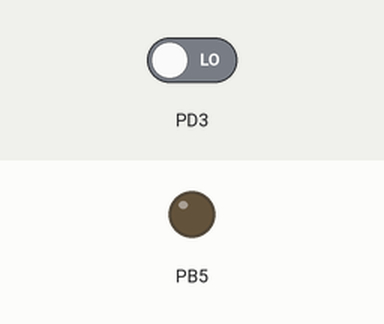
A program run on a simulated ATmega328P, built with avr-gcc and emulated at 16 MHz. Parts: output pins drawn as LEDs (lit = HIGH). Inputs (shaded band) come from the test bench; at power-on: PD3 LOW.

Above: at 1.2 s.
1.3 s: PD3 driven HIGH
At 1.7 s:
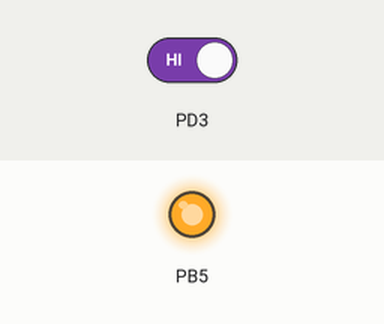
2.8 s: PD3 driven LOW
At 4.1 s:
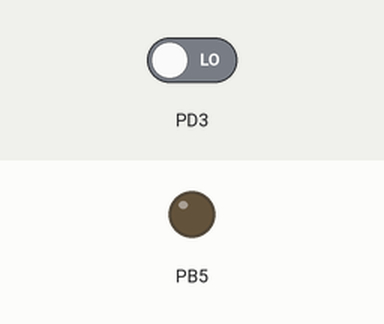
Timing chart, 0 to 5.8 s (numbered marks = the images above; inputs shaded):
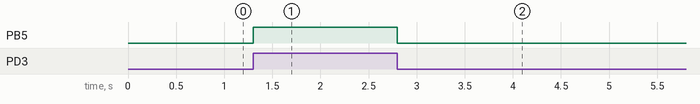

Measured:
- after the input at 1.3 s, PB5: LOW → HIGH at once
- after the input at 2.8 s, PB5: HIGH → LOW at once

The program:

main.cpp
```cpp
#include <avr/io.h>
#define F_CPU 16000000UL

int main(void)
{
	/* Configure PORTD pin 3 as input */
	DDRD &= 0b11110111; // Clear bit 3 of DDRD to make it input (1 -> 0)

	/* Configure PORTB pin 5 as output (Arduino pin 13) */
	DDRB |= 0b00100000; // Set bit 5 of DDRB to make it output (0 -> 1)

	while (1)
	{
		/* Check if button connected to pin 3 is pressed (logic high) */
		if (PIND & 0b00001000) // Check bit 3 of PIND
		{
			PORTB |= 0b00100000; // Set bit 5 of PORTB to make LED on
		}
		else
		{
			PORTB &= 0b11011111; // Clear bit 5 of PORTB to make LED off
		}
	}
}
```
